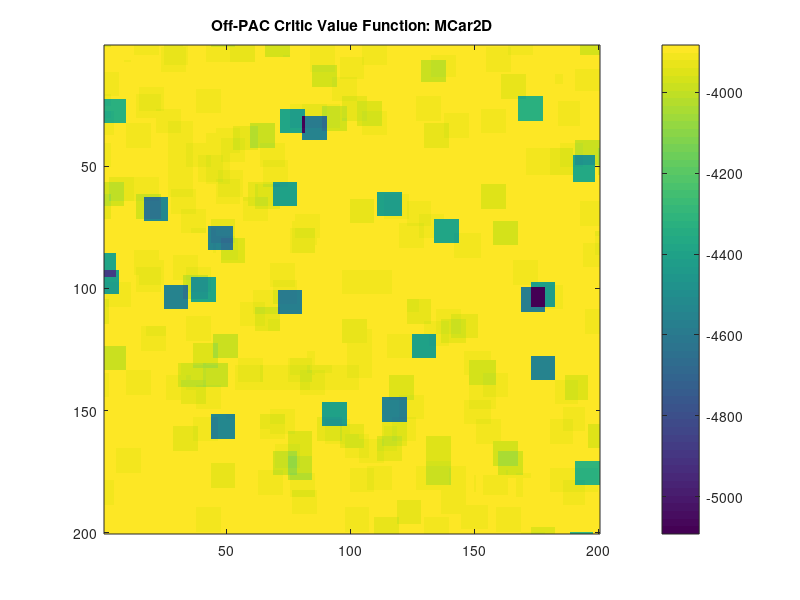

The MATLAB script that drew this image:
% Visualize RLLib
% @author Sam Abeyruwan

clear all;
close all;

V = load('valueFunction.txt');
E = load('continuousGridworld.txt');
P = load('continuousGridworldPath.txt');
if 1,
figure;
imagesc(fliplr(V)');
title('Off-PAC Critic Value Function: MCar2D');
colorbar;

%figure;
%mesh(V)
end

if 0,

figure;
%subplot(1, 2, 1);
imagesc(fliplr(E)');
title('ContinuousGridworld');
axis square
colorbar;

figure;
%plot(P(:,1)*10, P(:, 2)*10, '-r', 'LineWidth', 1);
%subplot(1, 2, 2);
m = P(:, 1);
index = find(m == 2.0); % this is not good thing to do
hold on;
for i = 1 : size(index, 1) - 1
   plot(P((index(i) : index(i+1)-1), 1)*10, P((index(i) : index(i+1)-1), 2)*10, '-r', 'LineWidth', 1); 
end
title({'Off-PAC ContinuousGridworld Learned Paths', '(Avg: 37.15, (+- 95%): 0.16)'});
axis square
hold off
end
% Pendulum
S = load('swingPendulum.txt');

if 0,
numFrames = size(S, 1);
figure(1);
M = moviein(numFrames);
set(gca,'NextPlot','replacechildren');
pause;
pause(3);
for i = 1 : numFrames
   h = plot([0,sind(S(i, 1))], [0, cosd(S(i,1))], '-b', ...
                 sind(S(i, 1)), cosd(S(i,1)), '-mo',...
                'LineWidth',2,...
                'MarkerEdgeColor','k',...
                'MarkerFaceColor',[.49 1 .63],...
                'MarkerSize',10);
   axis([-2, 2, -1.5, 1.5]);
   title({['SwingPendulum step=',num2str(i)],'Behavior Policy (b)', 'Actions Selected from a Uniform Distribuation'});
   pause(0.01);
   M(:, i) = getframe;
   delete(h)
end
end

%mpgwrite(M, jet, 'movie.mpg');

% reward
if 0,
figure;
plot(S((1:400), 2), '-'); 
axis([0, 400, -1, 1]);
title('SwingPendulum rewards');
end

if 0,
   u = load('mcar.txt');
   x = (-1.2:0.1:0.6);
   figure;
   pause;
   pause(3);
   for i = 1 : size(u, 1)
      h = plot(x, sin(3*x), '-b', ...
               u(i), sin(3*u(i)), '-mo',...
                'LineWidth',2,...
                'MarkerEdgeColor','k',...
                'MarkerFaceColor',[.49 1 .63],...
                'MarkerSize',10); 
     axis([-1.2, 0.6, -1, 1]);
     %title({'An Optimal Policy MCar2D', '(Avg: 111.7, (+- 95%): 0.12)'});
     title({'MCar2D','Behavior Policy (b)', 'Actions Selected from a Uniform Distribuation'});
     pause(0.005);
     delete(h);
   end
   
end

if 0,
    h = figure(1);
   M = load('mcar3D.txt');
   x = (-1.2:0.05:0.6);
   [X, Y] = meshgrid(x, x);
   Z = sin(3 * X) + sin(3 * Y);   
   view([30 50]);
   surf(X, Y, Z);
   pause;
   pause(10);
   hold on;   
   for k = 1 : size(M, 1)
       h2 = plot3(M(k, 1), M(k,2),(sin(3*M(k, 1))+sin(3*M(k, 2))), ...
                 '-mo',...
                 'LineWidth',2,...
                 'MarkerEdgeColor','k',...
                 'MarkerFaceColor',[.49 1 .63],...
                 'MarkerSize',10);    
             axis([-1.2, 0.6, -1.2, 0.6, -2, 2]);
             title('MCar3D: An Optimal Policy');
             pause(0.005);
             delete(h2);
   end
   hold off;
%    for x1 = -1 : 0.1 : 1
%        for x2 = -1: 0.1: 1           
%            h2= plot3(x1,x2,(sin(3*x1)+sin(3*x2)), '-mo',...
%                 'LineWidth',2,...
%                 'MarkerEdgeColor','k',...
%                 'MarkerFaceColor',[.49 1 .63],...
%                 'MarkerSize',10);            
%             pause(0.1);
%             delete(h2);
%        end
%    end
end
